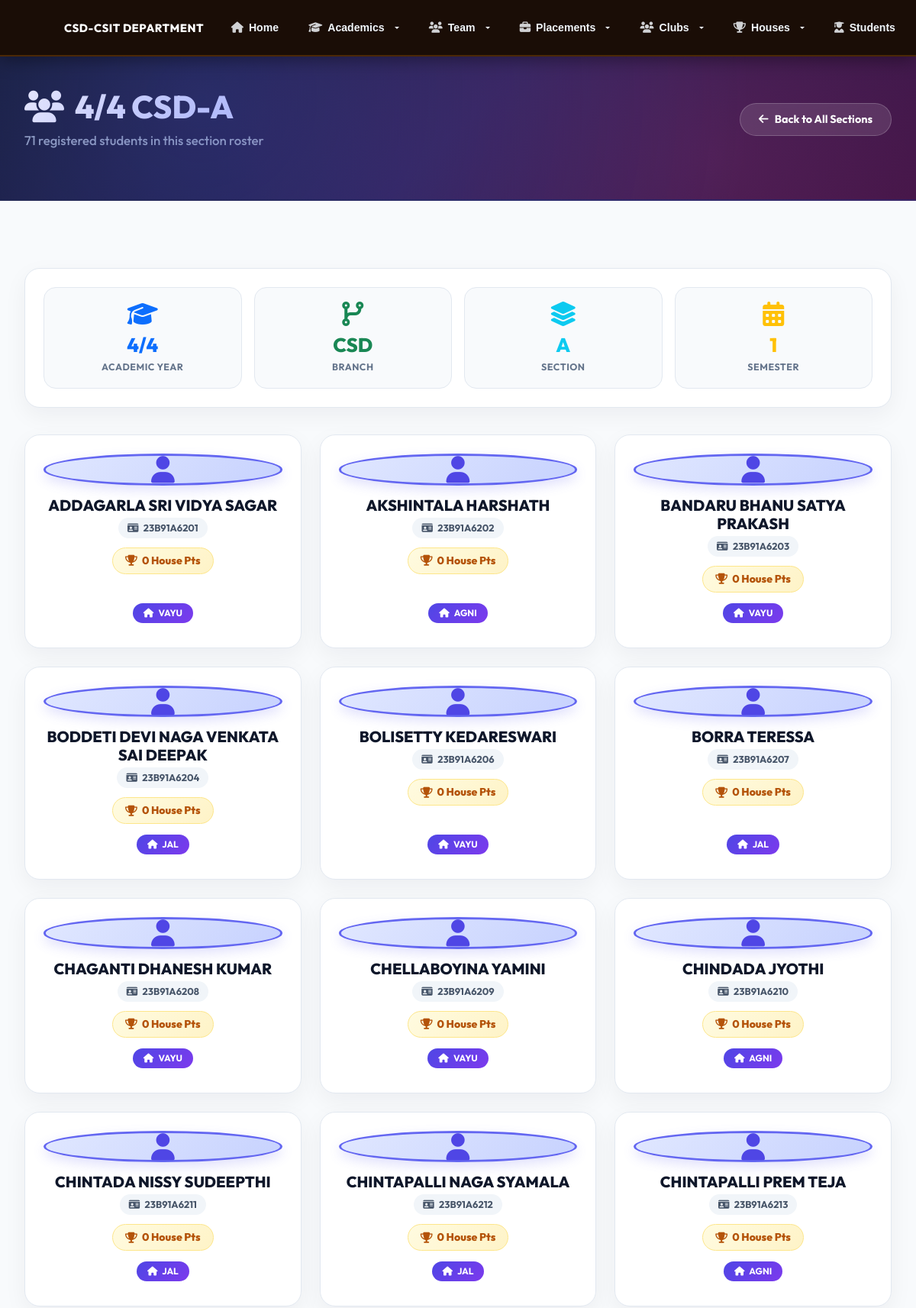
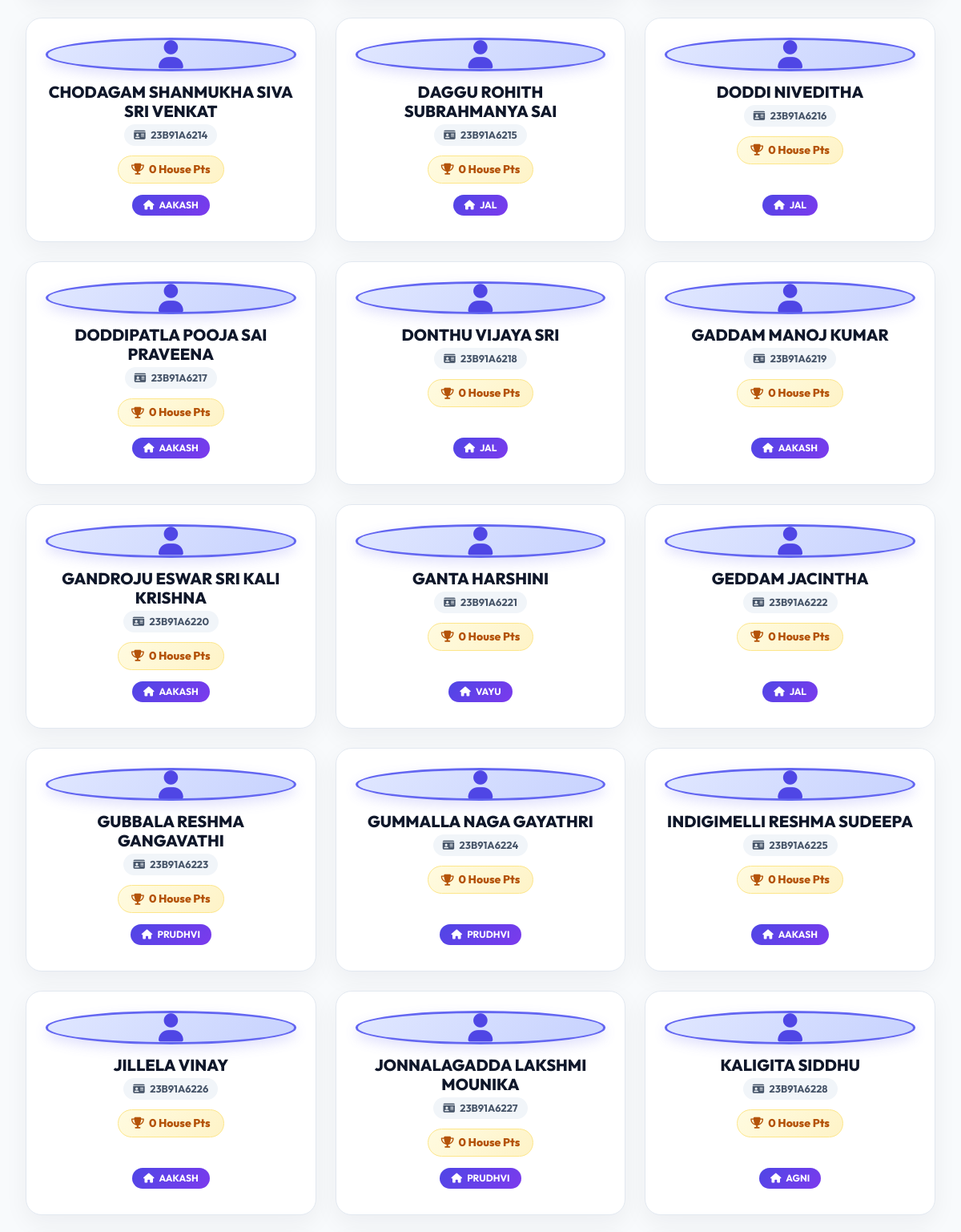
The page /section_students.php?class_id=2 (upper part) on the database its author committed (2 pictures, top to bottom).
### tables this page shows
CREATE TABLE `classes` (
  `class_id` int(11) NOT NULL,
  `academic_year` varchar(20) NOT NULL,
  `year` tinyint(1) NOT NULL,
  `semester` tinyint(1) NOT NULL,
  `branch` varchar(50) NOT NULL,
  `section` varchar(10) NOT NULL,
  PRIMARY KEY (`class_id`),
  UNIQUE KEY `uk_class_unique` (`academic_year`,`year`,`branch`,`section`,`semester`)
);

CREATE TABLE `students` (
  `student_id` varchar(20) NOT NULL,
  `name` varchar(100) NOT NULL,
  `email` varchar(100) NOT NULL,
  `password` varchar(255) NOT NULL,
  `branch` varchar(50) NOT NULL,
  `section` varchar(10) NOT NULL,
  `class_id` int(11) NOT NULL,
  `hid` int(11) DEFAULT NULL,
  `is_alumni` tinyint(1) DEFAULT 0,
  `profile_picture` varchar(255) DEFAULT NULL,
  `created_at` timestamp NOT NULL DEFAULT current_timestamp()
);

CREATE TABLE `houses` (
  `hid` int(11) NOT NULL,
  `name` varchar(100) NOT NULL,
  `created_at` timestamp NOT NULL DEFAULT current_timestamp(),
  PRIMARY KEY (`hid`),
  UNIQUE KEY `uk_house_name` (`name`)
);

### section_students.php (the view, shortened to what this page needs)
<?php
include './connect.php';
$class_id = $_GET['class_id'] ?? null;
$class_query = "SELECT * FROM classes WHERE class_id = ?";
$stmt = mysqli_prepare($conn, $class_query);
mysqli_stmt_bind_param($stmt, "i", $class_id);
mysqli_stmt_execute($stmt);
$class_result = mysqli_stmt_get_result($stmt);
$class_data = mysqli_fetch_assoc($class_result);
if ($class_data['year'] >= 5) {
    $section_name = 'Graduated Batch';
} else {
    $section_name = $class_data['year'] . '/4 ' . strtoupper($class_data['branch']) . '-' . strtoupper($class_data['section']);
}
$students_query = "
    SELECT s.*, h.name as house_name,
           sp.parent_number, sp.address, sp.blood_group, sp.dob,
           spr.summary, spr.skills, spr.social_links, spr.projects, spr.cgpa,
           hp.total_points
    FROM students s
    LEFT JOIN houses h ON s.hid = h.hid
    LEFT JOIN student_personal sp ON s.student_id = sp.student_id
    LEFT JOIN student_profile spr ON s.student_id = spr.student_id
    LEFT JOIN house_points hp ON s.student_id = hp.regd_no
    WHERE s.class_id = ?
    ORDER BY s.student_id ASC
";
$stmt = mysqli_prepare($conn, $students_query);
mysqli_stmt_bind_param($stmt, "i", $class_id);
mysqli_stmt_execute($stmt);
$students_result = mysqli_stmt_get_result($stmt);
$students = [];
while ($student = mysqli_fetch_assoc($students_result)) {
    $students[] = $student;
}
$student_count = count($students);
?>
<!DOCTYPE html>
<html lang="en">
<head>
    <?php include "./head.php"; ?>
</head>
<body>
    <?php include "nav.php"; ?>
    <div class="section-students-hero mb-5">
        <div class="full-width-container">
            <div class="d-flex justify-content-between align-items-center flex-wrap gap-3">
                <div>
                    <h1 class="hero-title"><i class="fas fa-users"></i> <?php echo htmlspecialchars($section_name); ?></h1>
                    <p class="hero-subtitle"><?php echo $student_count; ?> registered students in this section roster</p>
                </div>
                <div>
                    <a href="sections_overview.php" class="back-btn-pill">
                        <i class="fas fa-arrow-left"></i> Back to All Sections
                    </a>
                </div>
            </div>
        </div>
    </div>
    <div class="main-content pb-5">
        <div class="full-width-container">
            <div class="info-card-box">
                <div class="row g-3">
                    <div class="col-md-3 col-6">
                        <div class="info-metric-tile">
                            <i class="fas fa-graduation-cap tile-icon text-primary"></i>
                            <div class="tile-value text-primary"><?php echo $class_data['year']; ?>/4</div>
                            <div class="tile-label">Academic Year</div>
                        </div>
                    </div>
                    <div class="col-md-3 col-6">
                        <div class="info-metric-tile">
                            <i class="fas fa-code-branch tile-icon text-success"></i>
                            <div class="tile-value text-success"><?php echo strtoupper($class_data['branch']); ?></div>
                            <div class="tile-label">Branch</div>
                        </div>
                    </div>
                    <div class="col-md-3 col-6">
                        <div class="info-metric-tile">
                            <i class="fas fa-layer-group tile-icon text-info"></i>
                            <div class="tile-value text-info"><?php echo strtoupper($class_data['section']); ?></div>
                            <div class="tile-label">Section</div>
                        </div>
                    </div>
                    <div class="col-md-3 col-6">
                        <div class="info-metric-tile">
                            <i class="fas fa-calendar-alt tile-icon text-warning"></i>
                            <div class="tile-value text-warning"><?php echo $class_data['semester']; ?></div>
                            <div class="tile-label">Semester</div>
                        </div>
                    </div>
                </div>
            </div>
            <?php if (!empty($students)): ?>
                <div class="row g-4">
                    <?php foreach ($students as $index => $student): ?>
                        <div class="col-xxl-3 col-xl-4 col-lg-4 col-md-6 col-sm-12 student-item-col" style="animation-delay: <?php echo ($index * 0.04); ?>s;">
                            <div class="student-card-fancy p-4 text-center" onclick="window.location.href='student_profile.php?student_id=<?php echo urlencode($student['student_id']); ?>'">
                                <?php
                                $srkr_photo_url = !empty($student['profile_picture']) && file_exists($student['profile_picture'])
                                    ? htmlspecialchars($student['profile_picture'])
                                    : (!empty($student['student_id']) ? 'https://srkrexams.in/SRKR/photo/' . strtoupper($student['student_id']) . '.jpg' : '');
                                ?>
                                <div class="avatar-wrap" onclick="event.stopPropagation(); openPhotoLightbox('<?php echo $srkr_photo_url; ?>', '<?php echo addslashes($student['name']); ?>', '<?php echo addslashes($student['student_id']); ?>');" title="Click to view full photo" style="cursor: pointer;">
                                    <?php if (!empty($srkr_photo_url)): ?>
                                        <div class="avatar-placeholder" style="display: none; width: 100%; height: 100%; align-items: center; justify-content: center;">
                                            <i class="fas fa-user"></i>
                                        </div>
                                    <?php else: ?>
                                        <div class="avatar-placeholder">
                                            <i class="fas fa-user"></i>
                                        </div>
                                    <?php endif; ?>
                                </div>
                                <h3 class="student-title-name"><?php echo htmlspecialchars($student['name']); ?></h3>
                                <div>
                                    <span class="regd-badge"><i class="fas fa-id-card me-1"></i> <?php echo htmlspecialchars($student['student_id']); ?></span>
                                </div>
                                <div>
                                    <span class="hp-badge-pill">
                                        <i class="fas fa-trophy"></i>
                                        <span><?php echo isset($student['total_points']) ? htmlspecialchars($student['total_points']) : '0'; ?> House Pts</span>
                                    </span>
                                </div>
                                <div class="mt-auto">
                                    <?php if (!empty($student['house_name'])): ?>
                                        <div class="mb-2">
                                            <span class="house-tag-chip">
                                                <i class="fas fa-home me-1"></i> <?php echo htmlspecialchars($student['house_name']); ?>
                                            </span>
                                        </div>
                                    <?php endif; ?>
                                </div>
                            </div>
                        </div>
                    <?php endforeach; ?>
                </div>
            <?php endif; ?>
        </div>
    </div>
</body>
</html>

### assets/css/typography-standards.css (style rules this page uses)
:root { --font-primary: 'Poppins', -apple-system, BlinkMacSystemFont, 'Segoe UI', Roboto, sans-serif; --fw-light: 300; --fw-regular: 400; --fw-medium: 500; --fw-semibold: 600; --fw-bold: 700; --fw-extrabold: 800; --fw-black: 900; --fs-hero: 4rem; --fs-h1: 2.8rem; --fs-h2: 2.2rem; --fs-h3: 1.8rem; --fs-h4: 1.5rem; --fs-h5: 1.25rem; --fs-h6: 1.1rem; --fs-body-large: 1.2rem; --fs-body: 1rem; --fs-body-small: 0.9rem; --fs-caption: 0.8rem; --fs-tiny: 0.7rem; --lh-tight: 1.1; --lh-snug: 1.2; --lh-normal: 1.5; --lh-relaxed: 1.6; --lh-loose: 1.8; --color-text-primary: #1e293b; --color-text-secondary: #64748b; --color-text-light: #94a3b8; --color-accent: #3b82f6; --color-success: #10b981; --color-warning: #f59e0b; --color-error: #ef4444; }
* { box-sizing: border-box; }
body { font-family: var(--font-primary); font-size: var(--fs-body); line-height: var(--lh-normal); color: var(--color-text-primary); font-weight: var(--fw-regular); -webkit-font-smoothing: antialiased; -moz-osx-font-smoothing: grayscale; }
.hero-title, .page-hero-title { font-size: var(--fs-hero); font-weight: var(--fw-black); line-height: var(--lh-tight); margin-bottom: 20px; color: var(--color-text-primary); }
.text-body, p { font-size: var(--fs-body); font-weight: var(--fw-regular); line-height: var(--lh-normal); color: var(--color-text-secondary); margin-bottom: 16px; }
h1 { font-size: var(--fs-h1); font-weight: var(--fw-extrabold); line-height: var(--lh-tight); margin-bottom: 20px; }
h3 { font-size: var(--fs-h3); font-weight: var(--fw-semibold); line-height: var(--lh-snug); margin-bottom: 14px; }
.text-primary { color: var(--color-text-primary); }
.text-success { color: var(--color-success); }
.text-warning { color: var(--color-warning); }
a { font-weight: var(--fw-medium); color: var(--color-accent); text-decoration: none; }
@media (max-width: 1200px) { :root { --fs-hero: 3.5rem; --fs-h1: 2.5rem; --fs-h2: 2rem; --fs-h3: 1.6rem; } }

### assets/css/dept-assistant.css (style rules this page uses)
:root { --brand-espresso: #1a0d06; --brand-espresso-scrolled: #0f0703; --brand-amber-gold: #d97706; --brand-sienna: #a0522d; --brand-champagne: #f3d49a; --brand-warm-white: #fff8ec; --chat-window-bg: #ffffff; --chat-header-bg: linear-gradient(135deg, #1a0d06 0%, #361a0c 50%, #15100c 100%); --chat-body-bg: #ffffff; --chat-footer-bg: #f8fafc; --text-black: #10213f; --text-black-muted: #475569; --text-white: #ffffff; --text-champagne: #e8d7b5; --bot-bubble-bg: #f2f7fc; --bot-bubble-border: #e2e8f0; --bot-accent-border: #d97706; --user-bubble-bg: linear-gradient(135deg, #1a0d06 0%, #361a0c 100%); --user-bubble-border: #8b4513; --pill-bg: #ffffff; --pill-border: #d97706; --pill-text: #1a0d06; --pill-hover-bg: #d97706; --pill-hover-text: #ffffff; --input-bg: #ffffff; --input-border: #cbd5e1; --input-focus-border: #d97706; --input-focus-glow: 0 0 12px rgba(217, 119, 6, 0.35); --chat-radius-window: 22px; --chat-font-family: 'Inter', 'Outfit', 'Plus Jakarta Sans', 'Poppins', -apple-system, sans-serif; }

### head.php (style rules this page uses)
:root { --primary-blue: #076593; --secondary-blue: #0089E4; --light-blue: #f4f8fb; --white: #ffffff; --gray-light: #f8f9fa; --gray-medium: #6c757d; --gray-dark: #343a40; }
* { margin: 0; padding: 0; box-sizing: border-box; }
body { font-family: 'Poppins', sans-serif; background: var(--white); color: var(--gray-dark); line-height: 1.5; font-size: 14px; }
.main-content { padding: 40px 0; min-height: 60vh; }

### nav.php (style rules this page uses)
* { margin: 0; padding: 0; box-sizing: border-box; }
body { margin: 0 !important; padding-top: 72px !important; }

### rows shown on the page
classes: section_name "4/4 CSD-A", year "4", branch "CSD", section "A", semester "1"
students: name "ADDAGARLA SRI VIDYA SAGAR", student_id "23B91A6201", hid.name "VAYU"
students: name "AKSHINTALA HARSHATH", student_id "23B91A6202", hid.name "AGNI"
students: name "BANDARU BHANU SATYA PRAKASH", student_id "23B91A6203", hid.name "VAYU"
students: name "BODDETI DEVI NAGA VENKATA SAI DEEPAK", student_id "23B91A6204", hid.name "JAL"
students: name "BOLISETTY KEDARESWARI", student_id "23B91A6206", hid.name "VAYU"
students: name "BORRA TERESSA", student_id "23B91A6207", hid.name "JAL"
students: name "CHAGANTI DHANESH KUMAR", student_id "23B91A6208", hid.name "VAYU"
students: name "CHELLABOYINA YAMINI", student_id "23B91A6209", hid.name "VAYU"
students: name "CHINDADA JYOTHI", student_id "23B91A6210", hid.name "AGNI"
students: name "CHINTADA NISSY SUDEEPTHI", student_id "23B91A6211", hid.name "JAL"
students: name "CHINTAPALLI NAGA SYAMALA", student_id "23B91A6212", hid.name "JAL"
students: name "CHINTAPALLI PREM TEJA", student_id "23B91A6213", hid.name "AGNI"
students: name "CHODAGAM SHANMUKHA SIVA SRI VENKAT", student_id "23B91A6214", hid.name "AAKASH"
students: name "DAGGU ROHITH SUBRAHMANYA SAI", student_id "23B91A6215", hid.name "JAL"
students: name "DODDI NIVEDITHA", student_id "23B91A6216", hid.name "JAL"
students: name "DODDIPATLA POOJA SAI PRAVEENA", student_id "23B91A6217", hid.name "AAKASH"
students: name "DONTHU VIJAYA SRI", student_id "23B91A6218", hid.name "JAL"
students: name "GADDAM MANOJ KUMAR", student_id "23B91A6219", hid.name "AAKASH"
students: name "GANDROJU ESWAR SRI KALI KRISHNA", student_id "23B91A6220", hid.name "AAKASH"
students: name "GANTA HARSHINI", student_id "23B91A6221", hid.name "VAYU"
students: name "GEDDAM JACINTHA", student_id "23B91A6222", hid.name "JAL"
students: name "GUBBALA RESHMA GANGAVATHI", student_id "23B91A6223", hid.name "PRUDHVI"
students: name "GUMMALLA NAGA GAYATHRI", student_id "23B91A6224", hid.name "PRUDHVI"
students: name "INDIGIMELLI RESHMA SUDEEPA", student_id "23B91A6225", hid.name "AAKASH"
students: name "JILLELA VINAY", student_id "23B91A6226", hid.name "AAKASH"
students: name "JONNALAGADDA LAKSHMI MOUNIKA", student_id "23B91A6227", hid.name "PRUDHVI"
students: name "KALIGITA SIDDHU", student_id "23B91A6228", hid.name "AGNI"

### other values the page prints
$student_count "71"
